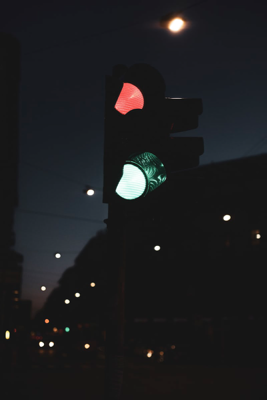
#> input picture Act2_Segmentation/RoadSigns/road0.png, 267 x 400 px, given in place of the camera
$ python cam.py   (older library calls are emulated)
#> lines starting #> are read from the running program, lines starting #| are printed output that depends on the picture; after the words box and inside, x2 and y2 are one past the last pixel; in counts of white or black regions, pixels touching at a corner belong together
#> further down, frame is the input picture: shape (400, 267, 3); mean B, G, R 31.4, 29.6, 29.2
import cv2
import numpy as np
import random

def image_process(pic):
    pic_color = pic.copy()
    pic = cv2.cvtColor(pic, cv2.COLOR_BGR2GRAY)

    #K-means segmentation | Result var: img_segmented_kmeans
    flat_img = np.float32(pic.reshape((-1,1)))
    num_clusters = 3
    convergence_crit = (cv2.TERM_CRITERIA_EPS + cv2.TERM_CRITERIA_MAX_ITER, 10, 1.0)
    ret, labels, centers = cv2.kmeans(flat_img, num_clusters, None, convergence_crit, num_clusters, cv2.KMEANS_RANDOM_CENTERS)
#> ret = 6875742.1; centers = [45.52, 201.7, 23.36]
    centers = np.uint8(centers)
#> centers = [45, 201, 23]
    img_segmented_kmeans = centers[labels.flatten()]
    img_segmented_kmeans = img_segmented_kmeans.reshape((pic.shape))

    #Mean shift segmentation | Result var: shifted
    shifted = cv2.pyrMeanShiftFiltering(cv2.cvtColor(pic, cv2.COLOR_GRAY2BGR), 21, 51)

    #Watershed | Result var: watershed_img
    # Apply thresholding to the grayscale image
    ret, binarized = cv2.threshold(pic, 0, 255,  cv2.THRESH_BINARY_INV + cv2.THRESH_OTSU)
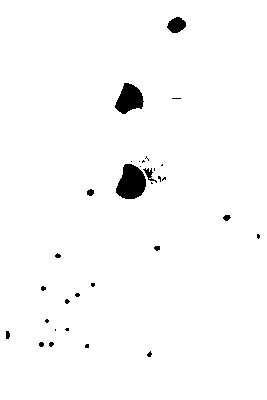
#> binarized: shape (400, 267); 98.1% white; 32 black regions (22 under 20 px), largest, box (x1, y1, x2, y2) and area: (116, 164, 146, 199) 769, (115, 83, 144, 114) 586, (167, 17, 186, 33) 215
#> ret = 112
    structuring_element = cv2.getStructuringElement(cv2.MORPH_RECT, (3, 3))
    # Separate into the known background and foreground
    background = cv2.dilate(binarized, structuring_element, iterations=3)
#> background: shape (400, 267); 99.3% white; 3 black regions, box (x1, y1, x2, y2) and area: (120, 167, 143, 196) 416, (119, 87, 140, 109) 271, (172, 21, 182, 29) 48
    distance_transform = cv2.distanceTransform(binarized, cv2.DIST_L2, 3)
    dt_normalized = cv2.normalize(distance_transform, None, alpha=0, beta=255, norm_type=cv2.NORM_MINMAX, dtype=cv2.CV_8U)
    ret, foreground = cv2.threshold(distance_transform, 0.4 * distance_transform.max(), 255, 0)
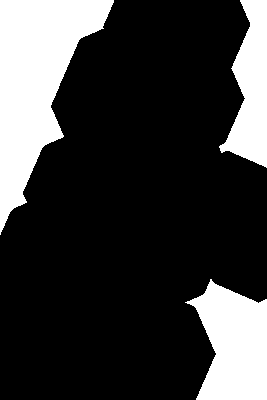
#> foreground: shape (400, 267) float32; 22.7% white; 3 white regions, box (x1, y1, x2, y2) and area: (0, 0, 114, 235) 12783, (185, 279, 267, 400) 6757, (219, 0, 267, 168) 4692
#> ret = 61.12
    # Mark the remaining unknown area
    foreground = np.uint8(foreground)
    remainder = cv2.subtract(background,foreground)
    # Place markers in the local minimum
    ret, local_minimum = cv2.connectedComponents(foreground)
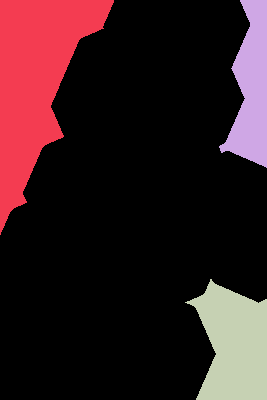
#> local_minimum: shape (400, 267) int32; 4 distinct labels, from 0 to 3; one colour per label, 0 black
#> ret = 4
    local_minimum+=1
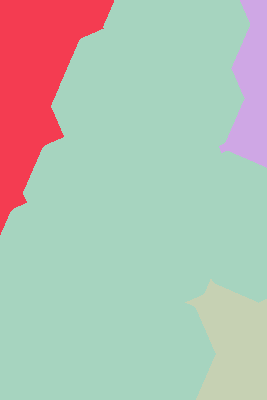
#> local_minimum: shape (400, 267) int32; 4 distinct labels, from 1 to 4; one colour per label, 0 black
    # Mark unknown areas as 0
    local_minimum[remainder == 255] = 0
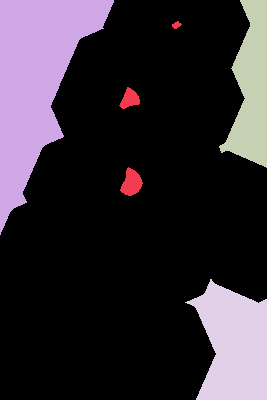
#> local_minimum: shape (400, 267) int32; 5 distinct labels, from 0 to 4; one colour per label, 0 black
    watershed_img = cv2.cvtColor(pic, cv2.COLOR_GRAY2BGR).copy()
    markers = cv2.watershed(watershed_img, local_minimum)
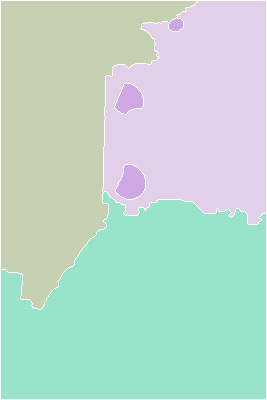
#> markers: shape (400, 267) int32; 5 distinct labels, from -1 to 4; one colour per label, 0 black, -1 white
    watershed_img[markers == -1] = [0,255,255]
#> watershed_img: shape (400, 267, 3); mean of channels 0, 1, 2 28.9, 34.3, 34.3

    # Color segments
    marker_image = np.uint8(markers)*50
    img_segmented_kmeans = cv2.cvtColor(img_segmented_kmeans, cv2.COLOR_GRAY2BGR)
#> img_segmented_kmeans: shape (400, 267, 3)
    img_segmented_kmeans = cv2.applyColorMap(img_segmented_kmeans, cv2.COLORMAP_TURBO)
    shifted = cv2.applyColorMap(shifted, cv2.COLORMAP_TURBO)
    marker_image = cv2.applyColorMap(marker_image, cv2.COLORMAP_TURBO)
#> marker_image: shape (400, 267, 3)

    mosaic = cv2.vconcat([ \
        cv2.hconcat([pic_color,img_segmented_kmeans]),\
        cv2.hconcat([shifted,marker_image]) \
    ])
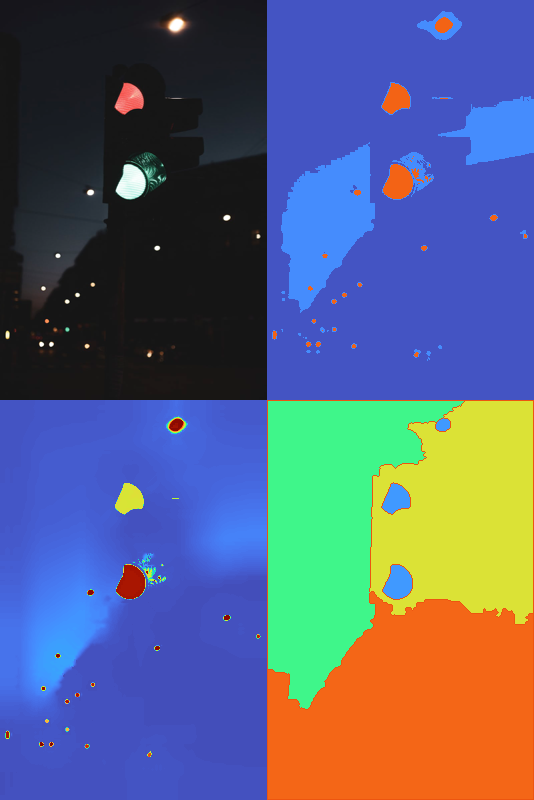
#> mosaic: shape (800, 534, 3); mean B, G, R 125.3, 98, 88.1

    mosaic = cv2.resize(mosaic, None, fx=0.75, fy=0.75, interpolation=cv2.INTER_LINEAR)
#> mosaic: shape (600, 400, 3)

    cv2.imshow("video",mosaic)

    return

rand_colors = []

vid = cv2.VideoCapture(0)

while(True):

    ret, frame = vid.read()

    processed_images = image_process(frame)

    if cv2.waitKey(1) & 0xFF == ord('q'):
#> (key q is pressed here)
        break

vid.release()
cv2.destroyAllWindows()

$ run again, on Act2_Segmentation/RoadSigns/road3.png
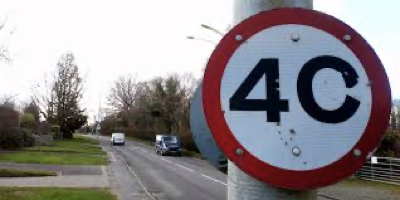
#> input picture Act2_Segmentation/RoadSigns/road3.png, 400 x 200 px, given in place of the camera
#> frame is the input picture: shape (200, 400, 3); mean B, G, R 142.6, 139.2, 143.8
#> in image_process, `ret, labels, centers = cv2.kmeans(flat_img, num_clusters, None, conver..`: ret = 36864132.4; centers = [48.94, 143.1, 248.7]
#> in image_process, `centers = np.uint8(centers)`: centers = [48, 143, 248]
#> binarized: shape (200, 400); 48.8% white; 76 white regions (69 under 20 px), largest, box (x1, y1, x2, y2) and area: (0, 0, 400, 200) 32544, (296, 54, 361, 126) 2467, (229, 57, 290, 126) 2133
#> in image_process, `ret, binarized = cv2.threshold(pic, 0, 255,  cv2.THRESH_BINARY_INV + c..`: ret = 139
#> background: shape (200, 400); 62.9% white; 12 black regions (1 under 20 px), largest, box (x1, y1, x2, y2) and area: (0, 0, 254, 121) 19495, (224, 28, 352, 165) 4339, (315, 0, 400, 105) 3017
#> in image_process, `ret, foreground = cv2.threshold(distance_transform, 0.4 * distance_tra..`: ret = 17.45
#> in image_process, `ret, local_minimum = cv2.connectedComponents(foreground)`: ret = 8
#> markers: shape (200, 400) int32; 9 distinct labels, from -1 to 8
#> in image_process, `mosaic = cv2.resize(mosaic, None, fx=0.75, fy=0.75, interpolation=cv2...`:
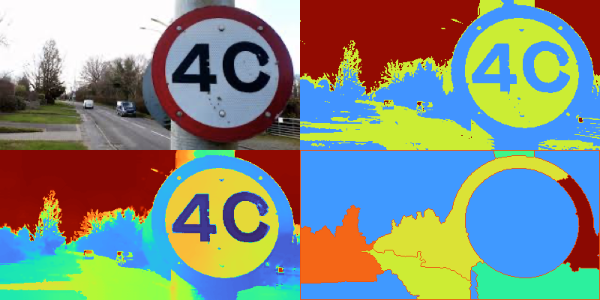
#> mosaic: shape (300, 600, 3); mean B, G, R 131.2, 143.1, 130.6
